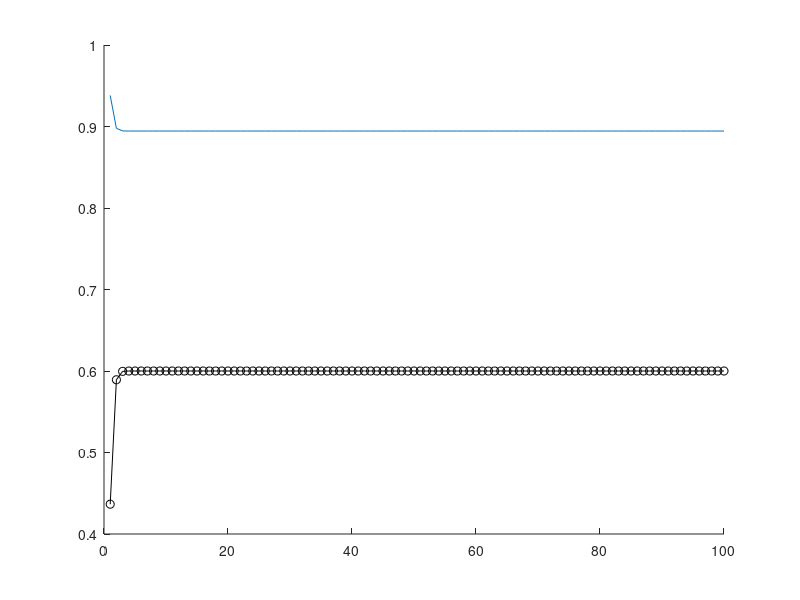

This chart was generated by the following MATLAB code:
clear all;
close all;

%A = [1 2 3 4; 1 5 6 7; 1 1 8 9; 1 1 1 0];
A = [3 4 0; -4 3 0; 0 0 1] / 5;
iter = 100;

N = size(A, 1);

% fix point iteration:
y = rand(N, 1);
lA = [];
change = [];
for ii = 1:iter
  y = y / norm(y);
  x = A * y;
  lambda = y' * (A * y) / (y' * y);
  lA = [lA; lambda];
  change = [change, norm(y - x/norm(x))];
  y = x;
end
y' * (A * y) / (y' * y)


% inverse iteration:
B = inv(A);
y = rand(N, 1);
lB = [];
for ii = 1:iter
  y = y / norm(y);
  x = B * y;
  lambda = y' * (A * y) / (y' * y);
  lB = [lB; lambda];
  y = x;
end
y' * (A * y) / (y' * y)


% shift-and-invert:
mu = -14;
%mu = -1.4;
%mu = 1i;
C = inv(A - mu * eye(N));
y = rand(N, 1);
lC = [];
for ii = 1:iter
  y = y / norm(y);
  x = C * y;
  lambda = y' * (A * y) / (y' * y);
  lC = [lC; lambda];
  y = x;
end
y' * (A * y) / (y' * y)

hold on;
plot(change);
plot(lA, 'ko-')
%plot(lB, 'bo-')
%plot(lC, 'ro-')



